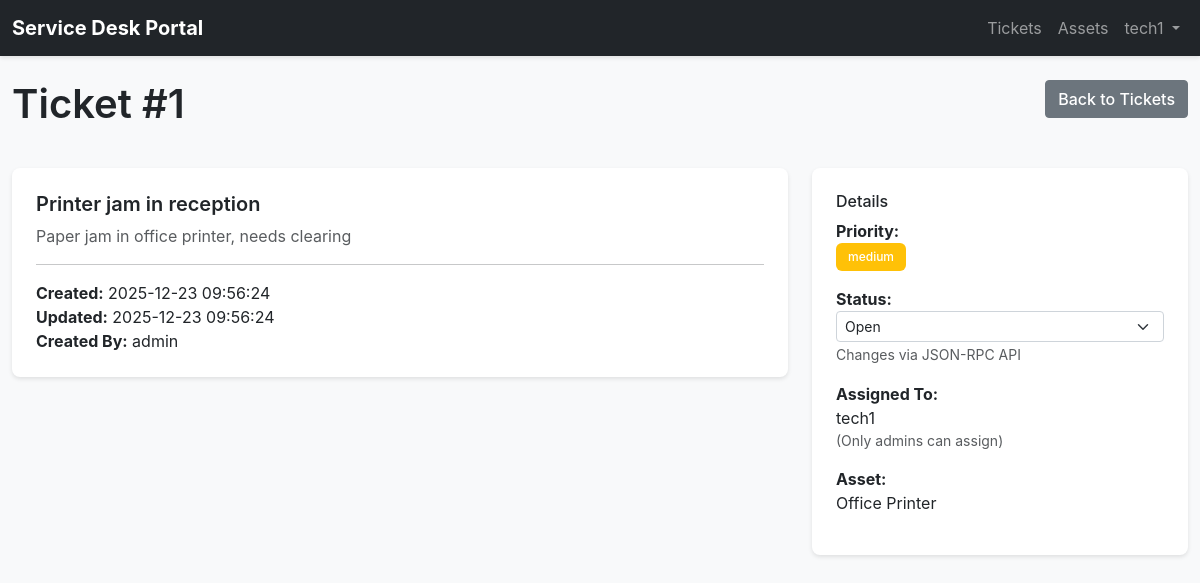
The page /index.php?action=ticket-detail&id=1 (signed in) on the database its author committed.
### tables this page shows
CREATE TABLE IF NOT EXISTS tickets (
    id INT AUTO_INCREMENT PRIMARY KEY,
    title VARCHAR(255) NOT NULL,
    description TEXT,
    priority ENUM('low', 'medium', 'high', 'critical') DEFAULT 'medium',
    status ENUM('open', 'in_progress', 'resolved', 'closed') DEFAULT 'open',
    asset_id INT NULL,
    created_by INT NULL,
    assigned_to INT NULL,
    created_at TIMESTAMP DEFAULT CURRENT_TIMESTAMP,
    updated_at TIMESTAMP DEFAULT CURRENT_TIMESTAMP ON UPDATE CURRENT_TIMESTAMP,
    FOREIGN KEY (created_by) REFERENCES users(id) ON DELETE SET NULL,
    FOREIGN KEY (assigned_to) REFERENCES users(id) ON DELETE SET NULL,
    FOREIGN KEY (asset_id) REFERENCES assets(id) ON DELETE SET NULL,
    INDEX idx_status (status),
    INDEX idx_assigned_to (assigned_to),
    INDEX idx_created_by (created_by),
    INDEX idx_asset_id (asset_id)
);

CREATE TABLE IF NOT EXISTS users (
    id INT AUTO_INCREMENT PRIMARY KEY,
    username VARCHAR(50) UNIQUE NOT NULL,
    email VARCHAR(100) UNIQUE NOT NULL,
    password_hash VARCHAR(255) NOT NULL,
    role ENUM('admin', 'tech') NOT NULL DEFAULT 'tech',
    created_at TIMESTAMP DEFAULT CURRENT_TIMESTAMP,
    updated_at TIMESTAMP DEFAULT CURRENT_TIMESTAMP ON UPDATE CURRENT_TIMESTAMP,
    INDEX idx_username (username),
    INDEX idx_role (role)
);

CREATE TABLE IF NOT EXISTS assets (
    id INT AUTO_INCREMENT PRIMARY KEY,
    name VARCHAR(100) NOT NULL,
    asset_type VARCHAR(50) NOT NULL,
    serial_number VARCHAR(100) UNIQUE,
    location VARCHAR(100),
    status ENUM('active', 'inactive', 'retired') DEFAULT 'active',
    created_at TIMESTAMP DEFAULT CURRENT_TIMESTAMP,
    updated_at TIMESTAMP DEFAULT CURRENT_TIMESTAMP ON UPDATE CURRENT_TIMESTAMP,
    INDEX idx_asset_type (asset_type),
    INDEX idx_status (status)
);

### src/db.php (called while the page is built, shortened)
<?php
class Database
{
    private static ?PDO $pdo = null;
    public static function connect(): PDO
    {
        $mysqlUrl = env('MYSQL_URL');
        if ($mysqlUrl) {
            self::$pdo = new PDO($mysqlUrl);
        } else {
            $dsn = sprintf(
                'mysql:host=%s;port=%d;dbname=%s;charset=utf8mb4',
                env('MYSQLHOST', 'localhost'),
                env('MYSQLPORT', 3306),
                env('MYSQLDATABASE', 'service_desk')
            );
            self::$pdo = new PDO($dsn, env('MYSQLUSER', 'root'), env('MYSQLPASSWORD', ''));
        }
        return self::$pdo;
    }
    public static function query(string $sql, array $params = []): PDOStatement
    {
        $pdo = self::connect();
        $stmt = $pdo->prepare($sql);
        $stmt->execute($params);
        return $stmt;
    }
    public static function fetch(string $sql, array $params = []): array|false
    {
        return self::query($sql, $params)->fetch();
    }
}
?>

### src/auth.php (called while the page is built, shortened)
<?php
require_once __DIR__ . '/db.php';
class Auth
{
    public static function isLoggedIn(): bool
    {
        return isset($_SESSION['user_id']) && isset($_SESSION['username']);
    }
    public static function user(): ?array
    {
        return [
            'id' => $_SESSION['user_id'],
            'username' => $_SESSION['username'],
            'role' => $_SESSION['role'],
        ];
    }
    public static function validateInput(mixed $data): string
    {
        return htmlspecialchars((string)$data, ENT_QUOTES, 'UTF-8');
    }
}
?>

### public/views/ticket-detail.php (the view, shortened to what this page needs)
<?php
$ticket_id = (int)($_GET['id'] ?? 0);
$ticket = Database::fetch('
    SELECT
        t.id, t.title, t.description, t.priority, t.status,
        t.created_at, t.updated_at,
        u_created.username as created_by_name,
        u_assigned.username as assigned_to_name,
        a.name as asset_name
    FROM tickets t
    LEFT JOIN users u_created ON t.created_by = u_created.id
    LEFT JOIN users u_assigned ON t.assigned_to = u_assigned.id
    LEFT JOIN assets a ON t.asset_id = a.id
    WHERE t.id = ?
', [$ticket_id]);
?>
<!DOCTYPE html>
<html lang="en">
<head>
    <link rel="stylesheet" href="https://cdn.jsdelivr.net/npm/bootstrap@5.3.0/dist/css/bootstrap.min.css">
    <link rel="stylesheet" href="/css/style.css">
</head>
<body>
    <?php include __DIR__ . '/navbar.php'; ?>
    <div class="container-fluid mt-4">
        <div class="row mb-3">
            <div class="col-md-6">
                <h1>Ticket #<?= $ticket['id'] ?></h1>
            </div>
            <div class="col-md-6 text-end">
                <a href="/index.php?action=tickets" class="btn btn-secondary">Back to Tickets</a>
            </div>
        </div>
        <div class="row">
            <div class="col-md-8">
                <div class="card">
                    <div class="card-body">
                        <h5 class="card-title"><?= Auth::validateInput($ticket['title']) ?></h5>
                        <p class="card-text text-muted"><?= Auth::validateInput($ticket['description']) ?></p>
                        <hr>
                        <strong>Created:</strong> <?= $ticket['created_at'] ?><br>
                        <strong>Updated:</strong> <?= $ticket['updated_at'] ?><br>
                        <strong>Created By:</strong> <?= Auth::validateInput($ticket['created_by_name']) ?><br>
                    </div>
                </div>
            </div>
            <div class="col-md-4">
                <div class="card">
                    <div class="card-body">
                        <h6 class="card-title">Details</h6>
                        <p>
                            <strong>Priority:</strong><br>
                            <span class="badge bg-warning"><?= Auth::validateInput($ticket['priority']) ?></span>
                        </p>
                        <p>
                            <strong>Status:</strong><br>
                            <select class="form-select form-select-sm" id="statusSelect" onchange="updateTicketStatusViaAPI(<?= $ticket['id'] ?>, this.value)">
                                <option value="open" <?= $ticket['status'] === 'open' ? 'selected' : '' ?>>Open</option>
                            </select>
                            <small class="text-muted">Changes via JSON-RPC API</small>
                        </p>
                        <p>
                            <strong>Assigned To:</strong><br>
                            <?php if ($user['role'] === 'admin'): ?>
                                <select class="form-select form-select-sm" id="assignSelect" onchange="assignTicketViaAPI(<?= $ticket['id'] ?>, this.value || null)">
                                    <option value="">Unassigned</option>
                                    <?php
                                    $techs = Database::fetchAll('SELECT id, username FROM users WHERE role = "tech"');
                                    foreach ($techs as $tech):
                                    ?>
                                        <option value="<?= $tech['id'] ?>" <?= $ticket['assigned_to_name'] === $tech['username'] ? 'selected' : '' ?>>
                                            <?= Auth::validateInput($tech['username']) ?>
                                        </option>
                                    <?php endforeach; ?>
                                </select>
                                <small class="text-muted">Changes via JSON-RPC API</small>
                            <?php else: ?>
                                <span><?= $ticket['assigned_to_name'] ? Auth::validateInput($ticket['assigned_to_name']) : '<em>Unassigned</em>' ?></span>
                                <small class="text-muted d-block">(Only admins can assign)</small>
                            <?php endif; ?>
                        </p>
                        <p>
                            <strong>Asset:</strong><br>
                            <?= $ticket['asset_name'] ? Auth::validateInput($ticket['asset_name']) : '—' ?>
                        </p>
                    </div>
                </div>
            </div>
        </div>
    </div>
</body>
</html>

### public/css/style.css (style rules this page uses)
body { font-family: -apple-system, BlinkMacSystemFont, "Segoe UI", Roboto, "Helvetica Neue", Arial, sans-serif; background-color: #f8f9fa; }
.card { border: none; border-radius: 8px; box-shadow: 0 2px 4px rgba(0, 0, 0, 0.1); }
.card-body { padding: 1.5rem; }
.badge { font-weight: 500; padding: 0.5rem 0.75rem; }
.btn { border-radius: 4px; font-weight: 500; }
input.form-control, textarea.form-control, select.form-select { border-radius: 4px; border: 1px solid #ced4da; }
.container-fluid { max-width: 1400px; }
h1 { font-weight: 600; color: #212529; margin-bottom: 1.5rem; }
h5 { font-weight: 600; color: #212529; }
.text-muted { color: #6c757d; }
a { text-decoration: none; }

### rows shown on the page
tickets: id "1", title "Printer jam in reception", description "Paper jam in office printer, needs clearing", created_at "2025-12-23 09:56:24", updated_at "2025-12-23 09:56:24", created_by.username "admin", priority "medium", status+id "Open", assigned_to.username "tech1", asset.name "Office Printer"

### other values the page prints
Auth::validateInput($user['username']) "tech1"
